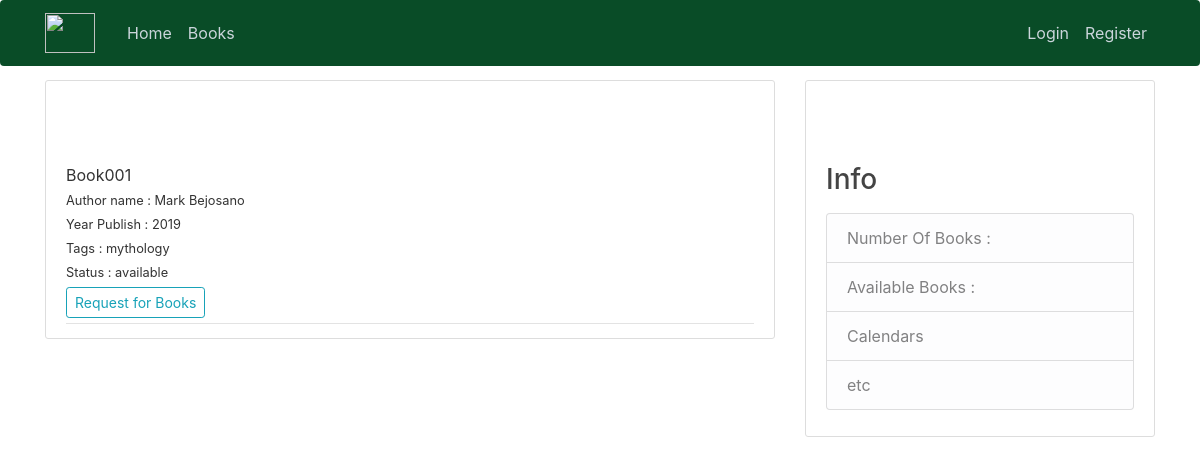
Page /book/7/ on the committed database.
### library/models.py (models this page shows, shortened)
class Book(models.Model):
	location = models.IntegerField(default=000,
        validators=[MaxValueValidator(999), MinValueValidator(1)])
	bookname = models.CharField(max_length = 100)
	authorname = models.CharField(max_length = 100)
	publisher = models.CharField(max_length = 100)
	year_publish = models.IntegerField(('year'), default=current_year)
	booktype = models.CharField(max_length=25,choices=book_type)
	tags= models.CharField(max_length=25,choices=book_genre)
	bookstatus = models.CharField(max_length=25,choices=book_status)

### library/views.py (the view)
# urls.py: path('book/<int:pk>/', BookDetailView.as_view(), name='book-detail'),
class BookDetailView(DetailView):
    model = Book

### library/templates/library/book_detail.html (shortened to what this page needs)
{% extends "library/base.html" %}
{% block content %}
      <article class="media content-section">
          <div class="media-body">
            <br>
            <br>
            <br>
            <div class="article-metadata">
              <a class="mr-2">{{ book.bookname }}</a><br>
              <small class="article-content">Author name : {{ book.authorname }}</small>
              <br>
              <small class="article-content">Year Publish : {{ book.year_publish }}</small><br>
              <small class="article-content">Tags : {{ book.tags }}</small><br>
              <small class="article-content">Status : {{ book.bookstatus }}</small><br>
              <a class="btn btn-outline-info btn-sm mt-1 mb-1" href="#">Request for Books</a>
            </div>
          </div>
        </article>
{% endblock content %}

### library/static/library/main.css (style rules this page uses)
body { background: #fafafa; color: #333333; margin-top: 5rem; }
.content-section { background: #ffffff; padding: 10px 20px; border: 1px solid #dddddd; border-radius: 3px; margin-bottom: 20px; }
.article-content { white-space: pre-line; }
.article-metadata { padding-bottom: 1px; margin-bottom: 4px; border-bottom: 1px solid #e3e3e3 }

### rows in the picture
Book: bookname "Book001", authorname "Mark Bejosano", year_publish "2019", tags "mythology", bookstatus "available"
